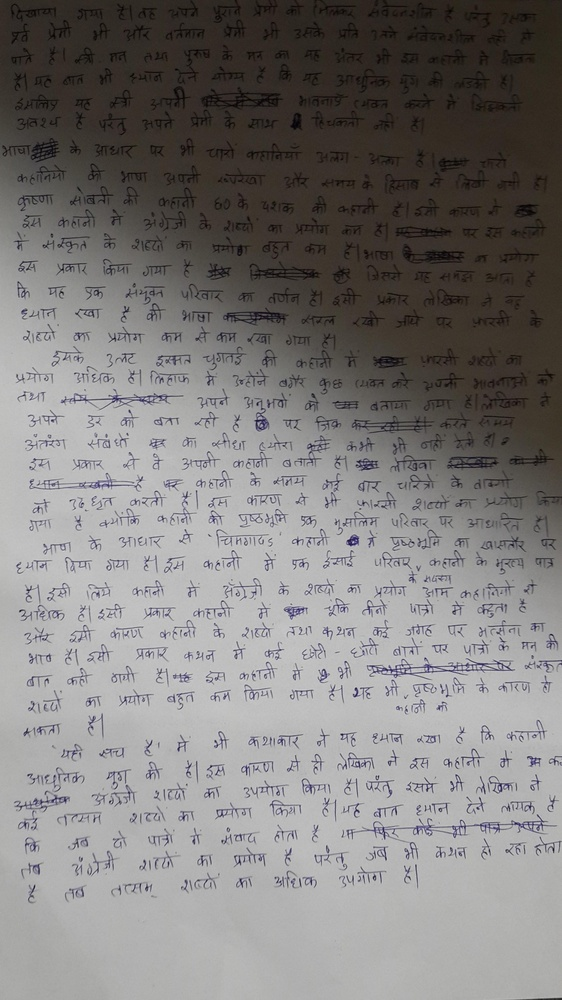
%> input picture Prob4/images/document3.jpg, 562 x 1000 px, shrunk from 2322 x 4128 before the run
$ octave --eval "result = iteration1(imread('images/document3.jpg'));"   (GNU Octave 9; MATLAB toolbox functions it lacks are replaced by stand-ins)
%> lines starting %> are read from the running program, lines starting %| are printed output that depends on the picture; in (x1, y1, x2, y2) boxes, pixels count from 0 and x2, y2 are one past the last pixel; in counts of white or black regions, pixels touching at a corner belong together; the program's own positions count from 1
function[bw] = iteration1(I)
	%J = imadjust(I,stretchlim(I),[]);
	%J = brighten(J,0.4);
	J = I;
%> J is the input picture: size 1000x562x3 uint8; mean R, G, B 128, 125.5, 124.2
	% enhances the contrast of the grayscale image I
	j = adapthisteq(rgb2gray(J));
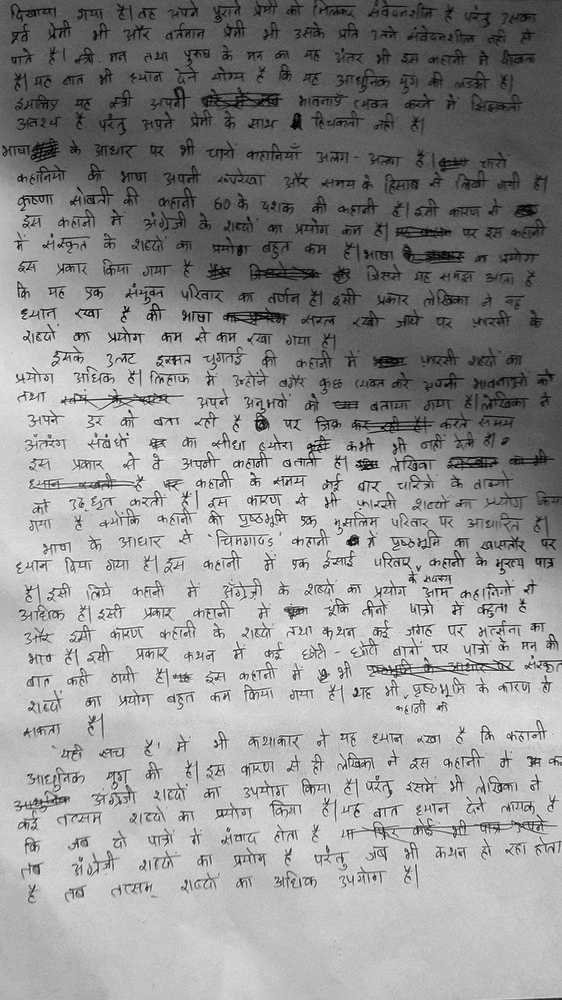
%> j: size 1000x562 uint8; min 0, max 255, mean 147.4
	% Global image thresholding using Otsus method.
	% chooses the threshold to minimize the intraclass variance of the pixels
	level = graythresh(j);
%> level = 0.545
	bw = im2bw(j,level);
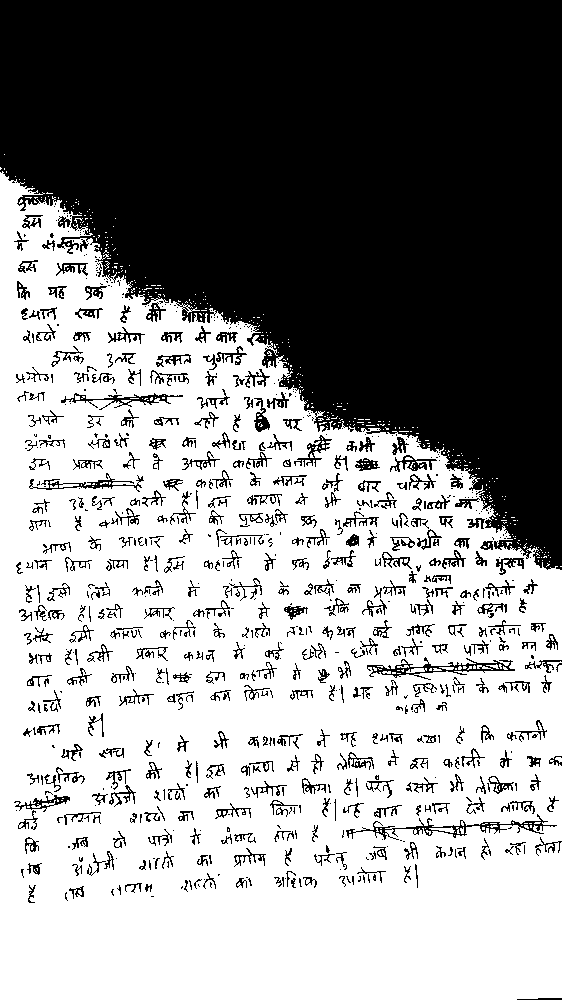
%> bw: size 1000x562 logical; 56.8% white; 793 black regions (348 under 20 px), largest, box (x1, y1, x2, y2) and area: (0, 0, 562, 570) 207722, (346, 814, 557, 840) 920, (367, 657, 515, 680) 855
	%figure;imshow(bw);title('Global Thresholded Image')
end
